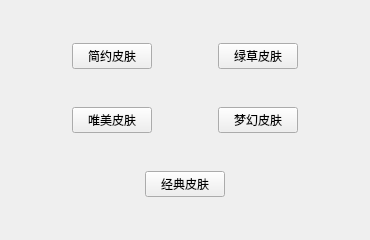
<?xml version="1.0" encoding="UTF-8"?>
<ui version="4.0">
 <class>Style</class>
 <widget class="QWidget" name="Style">
  <property name="geometry">
   <rect>
    <x>0</x>
    <y>0</y>
    <width>370</width>
    <height>240</height>
   </rect>
  </property>
  <property name="windowTitle">
   <string>皮肤屋</string>
  </property>
  <property name="styleSheet">
   <string notr="true">background-image: url(:/png/小清新 (6).jpg);</string>
  </property>
  <layout class="QVBoxLayout" name="verticalLayout">
   <item>
    <layout class="QHBoxLayout" name="horizontalLayout">
     <item>
      <spacer name="horizontalSpacer_3">
       <property name="orientation">
        <enum>Qt::Horizontal</enum>
       </property>
       <property name="sizeHint" stdset="0">
        <size>
         <width>40</width>
         <height>20</height>
        </size>
       </property>
      </spacer>
     </item>
     <item>
      <widget class="QPushButton" name="b1">
       <property name="text">
        <string>简约皮肤</string>
       </property>
      </widget>
     </item>
     <item>
      <spacer name="horizontalSpacer_5">
       <property name="orientation">
        <enum>Qt::Horizontal</enum>
       </property>
       <property name="sizeHint" stdset="0">
        <size>
         <width>40</width>
         <height>20</height>
        </size>
       </property>
      </spacer>
     </item>
     <item>
      <widget class="QPushButton" name="b2">
       <property name="text">
        <string>绿草皮肤</string>
       </property>
      </widget>
     </item>
     <item>
      <spacer name="horizontalSpacer_4">
       <property name="orientation">
        <enum>Qt::Horizontal</enum>
       </property>
       <property name="sizeHint" stdset="0">
        <size>
         <width>40</width>
         <height>20</height>
        </size>
       </property>
      </spacer>
     </item>
    </layout>
   </item>
   <item>
    <layout class="QHBoxLayout" name="horizontalLayout_2">
     <item>
      <spacer name="horizontalSpacer_6">
       <property name="orientation">
        <enum>Qt::Horizontal</enum>
       </property>
       <property name="sizeHint" stdset="0">
        <size>
         <width>40</width>
         <height>20</height>
        </size>
       </property>
      </spacer>
     </item>
     <item>
      <widget class="QPushButton" name="b3">
       <property name="text">
        <string>唯美皮肤</string>
       </property>
      </widget>
     </item>
     <item>
      <spacer name="horizontalSpacer_8">
       <property name="orientation">
        <enum>Qt::Horizontal</enum>
       </property>
       <property name="sizeHint" stdset="0">
        <size>
         <width>40</width>
         <height>20</height>
        </size>
       </property>
      </spacer>
     </item>
     <item>
      <widget class="QPushButton" name="b4">
       <property name="text">
        <string>梦幻皮肤</string>
       </property>
      </widget>
     </item>
     <item>
      <spacer name="horizontalSpacer_7">
       <property name="orientation">
        <enum>Qt::Horizontal</enum>
       </property>
       <property name="sizeHint" stdset="0">
        <size>
         <width>40</width>
         <height>20</height>
        </size>
       </property>
      </spacer>
     </item>
    </layout>
   </item>
   <item>
    <layout class="QHBoxLayout" name="horizontalLayout_3">
     <item>
      <spacer name="horizontalSpacer">
       <property name="orientation">
        <enum>Qt::Horizontal</enum>
       </property>
       <property name="sizeHint" stdset="0">
        <size>
         <width>40</width>
         <height>20</height>
        </size>
       </property>
      </spacer>
     </item>
     <item>
      <widget class="QPushButton" name="b">
       <property name="text">
        <string>经典皮肤</string>
       </property>
      </widget>
     </item>
     <item>
      <spacer name="horizontalSpacer_2">
       <property name="orientation">
        <enum>Qt::Horizontal</enum>
       </property>
       <property name="sizeHint" stdset="0">
        <size>
         <width>40</width>
         <height>20</height>
        </size>
       </property>
      </spacer>
     </item>
    </layout>
   </item>
  </layout>
 </widget>
 <resources/>
 <connections/>
</ui>
